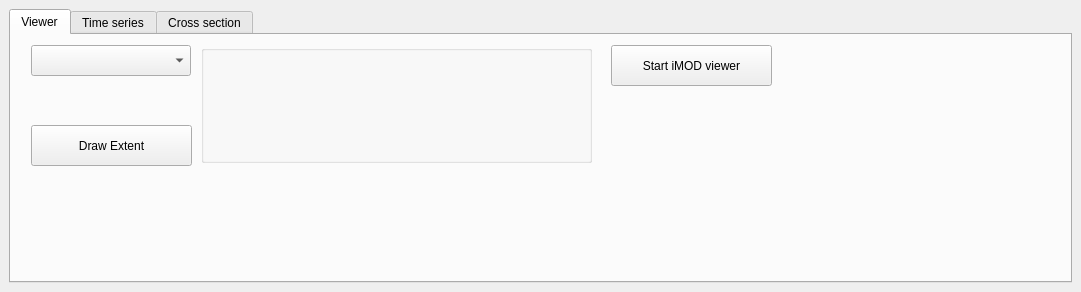
<?xml version="1.0" encoding="UTF-8"?>
<ui version="4.0">
 <class>ImodDockWidgetBase</class>
 <widget class="QDockWidget" name="ImodDockWidgetBase">
  <property name="geometry">
   <rect>
    <x>0</x>
    <y>0</y>
    <width>1081</width>
    <height>292</height>
   </rect>
  </property>
  <property name="allowedAreas">
   <set>Qt::BottomDockWidgetArea|Qt::TopDockWidgetArea</set>
  </property>
  <property name="windowTitle">
   <string>iMOD plugin</string>
  </property>
  <widget class="QWidget" name="dockWidgetContents">
   <layout class="QGridLayout" name="gridLayout">
    <item row="0" column="0">
     <widget class="QTabWidget" name="tabViewer">
      <property name="currentIndex">
       <number>0</number>
      </property>
      <widget class="QWidget" name="tab">
       <attribute name="title">
        <string>Viewer</string>
       </attribute>
       <widget class="QgsExtentGroupBox" name="ExtentBox">
        <property name="geometry">
         <rect>
          <x>190</x>
          <y>10</y>
          <width>391</width>
          <height>118</height>
         </rect>
        </property>
       </widget>
       <widget class="QPushButton" name="StartViewer">
        <property name="geometry">
         <rect>
          <x>600</x>
          <y>10</y>
          <width>161</width>
          <height>41</height>
         </rect>
        </property>
        <property name="text">
         <string>Start iMOD viewer</string>
        </property>
       </widget>
       <widget class="QPushButton" name="DrawExtent">
        <property name="geometry">
         <rect>
          <x>20</x>
          <y>90</y>
          <width>161</width>
          <height>41</height>
         </rect>
        </property>
        <property name="text">
         <string>Draw Extent</string>
        </property>
       </widget>
       <widget class="QgsMapLayerComboBox" name="LayerSelect">
        <property name="geometry">
         <rect>
          <x>20</x>
          <y>10</y>
          <width>160</width>
          <height>31</height>
         </rect>
        </property>
       </widget>
      </widget>
      <widget class="QWidget" name="tab_2">
       <attribute name="title">
        <string>Time series</string>
       </attribute>
      </widget>
      <widget class="QWidget" name="tab_3">
       <attribute name="title">
        <string>Cross section</string>
       </attribute>
      </widget>
     </widget>
    </item>
   </layout>
  </widget>
 </widget>
 <customwidgets>
  <customwidget>
   <class>QgsCollapsibleGroupBox</class>
   <extends>QGroupBox</extends>
   <header>qgscollapsiblegroupbox.h</header>
   <container>1</container>
  </customwidget>
  <customwidget>
   <class>QgsExtentGroupBox</class>
   <extends>QgsCollapsibleGroupBox</extends>
   <header>qgsextentgroupbox.h</header>
   <container>1</container>
  </customwidget>
  <customwidget>
   <class>QgsMapLayerComboBox</class>
   <extends>QComboBox</extends>
   <header>qgsmaplayercombobox.h</header>
  </customwidget>
 </customwidgets>
 <resources/>
 <connections/>
</ui>
